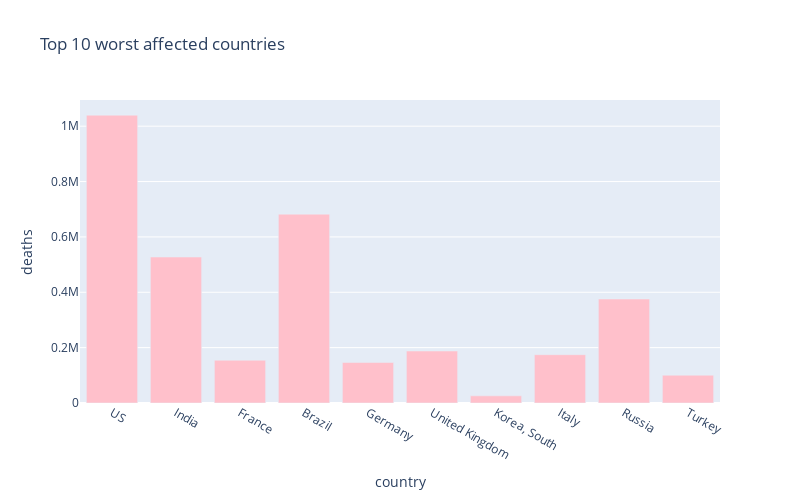

The notebook cell saved with this chart:
### Code cell
px.bar(
    sorted_country_df.head(10),
    x = "country",
    y = "deaths",
    title= "Top 10 worst affected countries",
    color_discrete_sequence=["pink"], 
    height=500,
    width=800
)

### Figure 1 — Plotly figure (JSON) as saved in the notebook; plotly's stock layout.template omitted (floating-point values rounded to 4 significant figures)
{"data": [{"alignmentgroup": "True", "hovertemplate": "country=%{x}<br>deaths=%{y}<extra></extra>", "legendgroup": "", "marker": {"color": "pink", "pattern": {"shape": ""}}, "name": "", "offsetgroup": "", "orientation": "v", "showlegend": false, "textposition": "auto", "type": "bar", "x": ["US", "India", "France", "Brazil", "Germany", "United Kingdom", "Korea, South", "Italy", "Russia", "Turkey"], "xaxis": "x", "y": [1039840, 527253, 154467, 682216, 146383, 187731, 25896, 174571, 375658, 100400], "yaxis": "y"}], "layout": {"barmode": "relative", "height": 500, "legend": {"tracegroupgap": 0}, "title": {"text": "Top 10 worst affected countries"}, "width": 800, "xaxis": {"anchor": "y", "domain": [0, 1], "title": {"text": "country"}}, "yaxis": {"anchor": "x", "domain": [0, 1], "title": {"text": "deaths"}}}}
